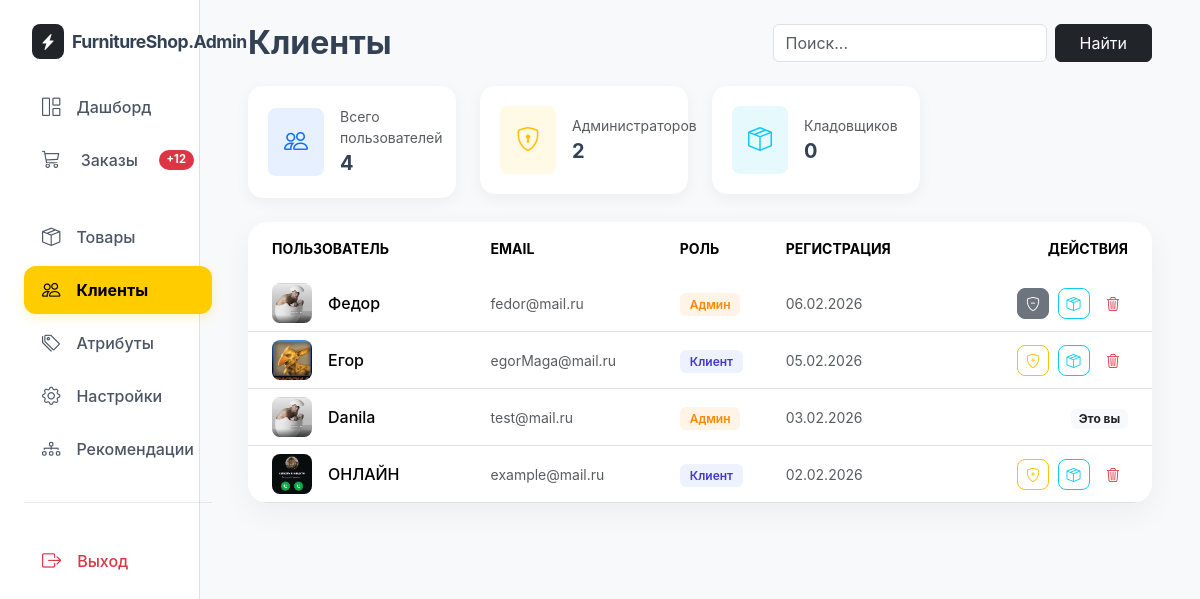
Screenshot of /admin/users.php (signed in) with the database file from the repository.
### tables this page shows
CREATE TABLE `users` (
  `id` int NOT NULL,
  `email` varchar(100) NOT NULL,
  `password` varchar(255) NOT NULL,
  `role` enum('user','admin') DEFAULT 'user',
  `created_at` timestamp NULL DEFAULT CURRENT_TIMESTAMP,
  `avatar` varchar(255) DEFAULT NULL,
  `surname` varchar(255) DEFAULT '',
  `phone` varchar(20) DEFAULT '',
  `name` varchar(255) DEFAULT ''
);

### admin/users.php (the view, shortened to what this page needs)
<?php
require 'inc/auth.php';
function getAdminAvatar($user) {
    $avatarPath = '../uploads/avatars/' . $user['avatar'];
    if (!empty($user['avatar']) && file_exists($avatarPath)) {
        return '<img src="' . $avatarPath . '" class="rounded-3" style="width: 40px; height: 40px; object-fit: cover;">';
    }
    $colors = ['#5865F2', '#EB459E', '#FEE75C', '#57F287', '#ED4245', '#9b59b6', '#3498db', '#1abc9c'];
    $colorIndex = $user['id'] % count($colors);
    $bgColor = $colors[$colorIndex];
    $u_name = !empty($user['name']) ? $user['name'] : ($user['login'] ?? 'U');
    $initial = mb_substr($u_name, 0, 1, "UTF-8");
    return '<div class="rounded-3 d-flex align-items-center justify-content-center text-white fw-bold"
                 style="width: 40px; height: 40px; background-color: '.$bgColor.'; font-size: 1.1rem;">'
                 .strtoupper($initial).'</div>';
}
$search = $_GET['search'] ?? '';
$query = "SELECT * FROM users";
$params = [];
$query .= " ORDER BY id DESC";
$stmt = $pdo->prepare($query);
$stmt->execute($params);
$users = $stmt->fetchAll();
$total_users = count($users);
$admins_count = $pdo->query("SELECT COUNT(*) FROM users WHERE role = 'admin'")->fetchColumn();
$warehouse_count = $pdo->query("SELECT COUNT(*) FROM users WHERE role = 'warehouse'")->fetchColumn();
?>
<!DOCTYPE html>
<html lang="ru">
<head>
    <link rel="stylesheet" href="../assets/css/bootstrap.min.css">
    <link rel="stylesheet" href="../assets/css/bootstrap-icons.min.css">
    <link rel="stylesheet" href="admin-navigation.css">
</head>
<body>
<div class="container-fluid">
    <div class="row">
        <?php include 'inc/navbar.php'; ?>
        <main class="col-md-10 ms-sm-auto p-4 px-md-5">
            <div class="d-flex justify-content-between align-items-center mb-4">
                <h2 class="fw-bold m-0">Клиенты</h2>
                <form class="d-flex gap-2" method="GET">
                    <input type="text" name="search" class="form-control" placeholder="Поиск..." value="<?= htmlspecialchars($search) ?>">
                    <button type="submit" class="btn btn-dark px-4">Найти</button>
                </form>
            </div>
            <div class="row g-4 mb-4">
                <div class="col-md-3">
                    <div class="stats-card d-flex align-items-center">
                        <div class="bg-primary bg-opacity-10 text-primary p-3 rounded-3 me-3"><i class="bi bi-people fs-4"></i></div>
                        <div>
                            <div class="text-muted small">Всего пользователей</div>
                            <div class="fw-bold fs-5"><?= $total_users ?></div>
                        </div>
                    </div>
                </div>
                <div class="col-md-3">
                    <div class="stats-card d-flex align-items-center">
                        <div class="bg-warning bg-opacity-10 text-warning p-3 rounded-3 me-3"><i class="bi bi-shield-lock fs-4"></i></div>
                        <div>
                            <div class="text-muted small">Администраторов</div>
                            <div class="fw-bold fs-5"><?= $admins_count ?></div>
                        </div>
                    </div>
                </div>
                <div class="col-md-3">
                    <div class="stats-card d-flex align-items-center">
                        <div class="bg-info bg-opacity-10 text-info p-3 rounded-3 me-3"><i class="bi bi-box-seam fs-4"></i></div>
                        <div>
                            <div class="text-muted small">Кладовщиков</div>
                            <div class="fw-bold fs-5"><?= $warehouse_count ?></div>
                        </div>
                    </div>
                </div>
            </div>
            <div class="user-table-card">
                <table class="table table-hover align-middle m-0">
                    <thead class="bg-light text-uppercase small text-muted">
                        <tr>
                            <th class="px-4 py-3 border-0">Пользователь</th>
                            <th class="py-3 border-0">Email</th>
                            <th class="py-3 border-0">Роль</th>
                            <th class="py-3 border-0">Регистрация</th>
                            <th class="py-3 border-0 text-end px-4">Действия</th>
                        </tr>
                    </thead>
                    <tbody>
                        <?php foreach($users as $user): ?>
                        <tr>
                            <td class="px-4">
                                <div class="d-flex align-items-center">
                                    <div class="me-3"><?= getAdminAvatar($user) ?></div>
                                    <div class="fw-medium"><?= htmlspecialchars($user['name']) ?></div>
                                </div>
                            </td>
                            <td class="text-muted small"><?= htmlspecialchars($user['email']) ?></td>
                            <td>
                                <?php
                                    $roleClass = 'role-user';
                                    $roleName = 'Клиент';
                                    if($user['role'] === 'admin') { $roleClass = 'role-admin'; $roleName = 'Админ'; }
                                ?>
                                <span class="role-badge <?= $roleClass ?>">
                                    <?= $roleName ?>
                                </span>
                            </td>
                            <td class="text-muted small"><?= date('d.m.Y', strtotime($user['created_at'])) ?></td>
                            <td class="text-end px-4">
                                <?php if ($user['id'] !== $_SESSION['user_id']): ?>
                                    <a href="?set_role=<?= $user['role'] === 'admin' ? 'user' : 'admin' ?>&id=<?= $user['id'] ?>"
                                       class="btn btn-sm <?= $user['role'] === 'admin' ? 'btn-secondary' : 'btn-outline-warning' ?> rounded-3"
                                       title="Админ-права">
                                         <i class="bi <?= $user['role'] === 'admin' ? 'bi-shield-minus' : 'bi-shield-plus' ?>"></i>
                                    </a>
                                    <a href="?set_role=<?= $user['role'] === 'warehouse' ? 'user' : 'warehouse' ?>&id=<?= $user['id'] ?>"
                                       class="btn btn-sm <?= $user['role'] === 'warehouse' ? 'btn-info text-white' : 'btn-outline-info' ?> rounded-3 ms-1"
                                       title="Права склада">
                                         <i class="bi bi-box-seam"></i>
                                    </a>
                                    <a href="?delete=1&id=<?= $user['id'] ?>"
                                       class="btn btn-sm btn-outline-danger border-0 ms-1"
                                       onclick="confirmDelete(event, this)">
                                         <i class="bi bi-trash3"></i>
                                    </a>
                                <?php else: ?>
                                    <span class="badge bg-light text-dark small">Это вы</span>
                                <?php endif; ?>
                            </td>
                        </tr>
                        <?php endforeach; ?>
                    </tbody>
                </table>
            </div>
        </main>
    </div>
</div>
</body>
</html>

### admin/admin-navigation.css (style rules this page uses)
:root { --yandex-yellow: #ffcc00; }

### admin/users.php (style rules this page uses)
:root { --yandex-yellow: #ffcc00; --soft-bg: #f8f9fa; --dark-slate: #0f172a; }
body { background: var(--soft-bg); font-family: 'Inter', system-ui, sans-serif; color: #334155; }
.stats-card { background: white; border-radius: 15px; border: none; padding: 20px; box-shadow: 0 4px 15px rgba(0,0,0,0.05); }
.user-table-card { background: white; border-radius: 20px; border: none; box-shadow: 0 10px 30px rgba(0,0,0,0.05); overflow: hidden; }
.role-badge { font-size: 0.75rem; padding: 4px 10px; border-radius: 6px; font-weight: 600; }
.role-admin { background: #fff4e5; color: #ff8800; }
.role-user { background: #eef2ff; color: #4338ca; }

### rows the page displays
users: avatar (picture), name "Федор", email "fedor@mail.ru", role "Админ", created_at "06.02.2026"
users: avatar (picture), name "Егор", email "egorMaga@mail.ru", roleName "Клиент", created_at "05.02.2026"
users: avatar (picture), name "Danila", email "test@mail.ru", role "Админ", created_at "03.02.2026", shows "Это вы"
users: avatar (picture), name "ОНЛАЙН", email "example@mail.ru", roleName "Клиент", created_at "02.02.2026"

### other values shown
$new_orders_count "12"
$total_users "4"
$admins_count "2"
$warehouse_count "0"
